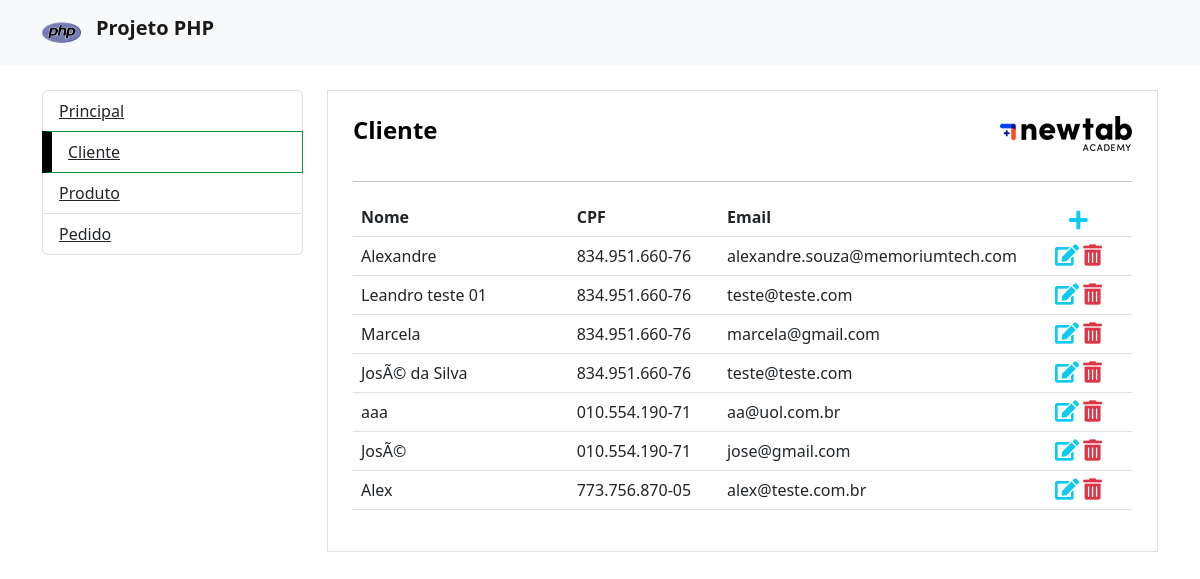
Page /cliente.php on the earlier database version.
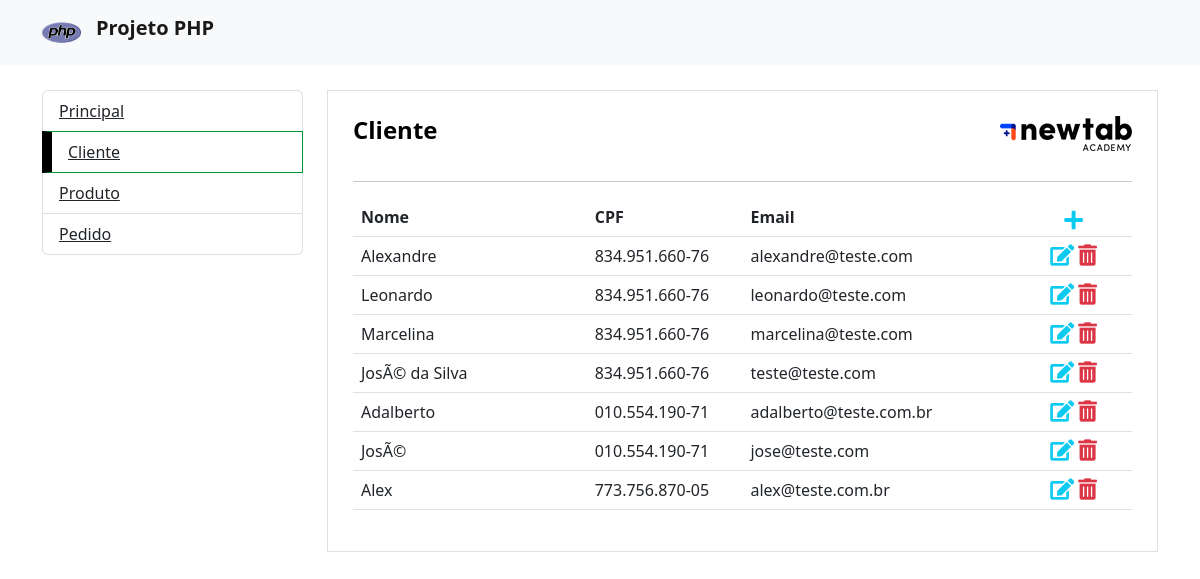
Same page on the later database version.
### tables this page shows
CREATE TABLE `cliente` (
  `Id_Cliente` int(11) NOT NULL AUTO_INCREMENT,
  `NomeCliente` varchar(100) DEFAULT NULL,
  `CPF` varchar(11) DEFAULT NULL,
  `email` varchar(100) DEFAULT NULL,
  `Dt_Cadastro` timestamp NOT NULL DEFAULT CURRENT_TIMESTAMP,
  PRIMARY KEY (`Id_Cliente`)
);

### cfg/controller.php (called while the page is built, shortened)
<?php
require "cfg/service.php";
require "cfg/conexao.php";
$acao = isset($_GET['acao']) ? $_GET['acao'] : $acao;
if (($acao == 'inserir_cliente') || ($acao == 'recuperar_cliente') || ($acao == 'atualizar_cliente') || ($acao == 'remover_cliente')) {
    $op= '1';
} else if (($acao == 'inserir_produto') || ($acao == 'recuperar_produto') || ($acao == 'atualizar_produto') || ($acao == 'remover_produto')) {
    $op= '2';
} else {
	$op= '3';
}
if ($op == '1') {
	if ($acao == 'inserir_cliente') {
		$tarefa = new Tarefa_Cliente();
		$tarefa->__set('nome', $_POST['nome'])
			->__set('cpf', $_POST['cpf'])
			->__set('email', $_POST['email']);
		$conexao = new Conexao();
		$tarefaService = new ClienteService($conexao, $tarefa);
		$tarefaService->inserir_cliente();
		header('Location: cliente.php');
	} else if ($acao == 'recuperar_cliente') {
		$tarefa = new Tarefa_Cliente();
		$conexao = new Conexao();
		$tarefaService = new ClienteService($conexao, $tarefa);
		$tarefascli = $tarefaService->recuperar_cliente();
	} else if ($acao == 'atualizar_cliente') {
		$tarefa = new Tarefa_Cliente();
		$tarefa->__set('id', $_POST['editid'])
			->__set('nome', $_POST['editnome'])
			->__set('cpf', $_POST['editcpf'])
			->__set('email', $_POST['editemail']);
		$conexao = new Conexao();
		$tarefaService = new ClienteService($conexao, $tarefa);
		$tarefaService->atualizar_cliente();
		header('Location: cliente.php');
	} else if ($acao == 'remover_cliente') {
		$tarefa = new Tarefa_Cliente();
		$tarefa->__set('id', $_GET['id_cliente']);
		$conexao = new Conexao();
		$tarefaService = new ClienteService($conexao, $tarefa);
		$tarefaService->remover_cliente();
		header('location: cliente.php');
	} else if ($acao == 'recuperarClienteid') {
		$tarefa = new Tarefa_Cliente();
		$tarefa->__set('id', $_GET['id_cliente']);
		$conexao = new Conexao();
		$tarefaService = new ClienteService($conexao, $tarefa);
		$tarefascli = $tarefaService->recuperarClienteid();
	}
} else if ($op == '2') {
	if ($acao == 'inserir_produto') {
		$tarefap = new Tarefa_Produto();
		$tarefap->__set('cod', $_POST['cod'])
			->__set('nome', $_POST['nome'])
			->__set('valor', str_replace(',', '.', $_POST['valor']));
		$conexao = new Conexao();
		$tarefapService = new ProdutoService($conexao, $tarefap);
		$tarefapService->inserir_produto();
		header('Location: produto.php');
	} else if ($acao == 'recuperar_produto') {
		$tarefap = new Tarefa_Produto();
		$conexao = new Conexao();
		$tarefapService = new ProdutoService($conexao, $tarefap);
		$tarefasprod = $tarefapService->recuperar_produto();
	} else if ($acao == 'remover_produto') {
		$tarefap = new Tarefa_Produto();
		$tarefap->__set('id', $_GET['Id_Produto']);
		$conexao = new Conexao();
		$tarefaService = new ProdutoService($conexao, $tarefap);
		$tarefaService->remover_produto();
		header('location: produto.php');
	} else if ($acao == 'atualizar_produto') {
		$tarefap = new Tarefa_Produto();
		$tarefap->__set('id', $_POST['editid'])
			->__set('cod', $_POST['editcod'])
			->__set('nome', $_POST['editnome'])
			->__set('valor', str_replace(',', '.', $_POST['editvalor']));
		$conexao = new Conexao();
		$tarefaService = new ProdutoService($conexao, $tarefap);
		$tarefaService->atualizar_produto();
		header('Location: produto.php');
	}
} else if ($op == '3') {
	if ($acao == 'recuperar_pedido') {
		$tarefaped = new Tarefa_Pedido();
		$conexao = new Conexao();
		$tarefapService = new PedidoService($conexao, $tarefaped);
		$tarefasped = $tarefapService->recuperar_pedido();
		$tarefaiped = new Tarefa_IPedido();
		$conexao = new Conexao();
		$tarefaipService = new IPedService($conexao, $tarefaiped);
		$tarefasip = $tarefaipService->recuperar_ipedido();
		$tarefa = new Tarefa_Cliente();
		$conexao = new Conexao();
		$tarefaService = new ClienteService($conexao, $tarefa);
		$tarefascli = $tarefaService->recuperar_cli();
		$tarefap = new Tarefa_Produto();
		$conexao = new Conexao();
		$tarefapService = new ProdutoService($conexao, $tarefap);
		$tarefasprod = $tarefapService->recuperar_prod();
	}
}
?>

### cfg/conexao.php (called while the page is built)
<?php
class Conexao {
	private $host = 'localhost';
	private $dbname = 'proj_php';
	private $user = 'york';
	private $pass = 'osan2030';
	public function conectar() {
		try {
			$conexao = new PDO(
				"mysql:host=$this->host;dbname=$this->dbname",
				"$this->user",
				"$this->pass"
			);
			return $conexao;
		} catch (PDOException $e) {
			echo '<p>'.$e->getMessage().'</p>';
		}
	}
}
?>

### cfg/service.php (called while the page is built, shortened)
<?php
class ClienteService
{
	private $conexao;
	public function __construct(Conexao $conexao, Tarefa_Cliente $tarefa)
	{
		$this->conexao = $conexao->conectar();
	}
	public function recuperar_cliente()
	{
		$query = '
			select
			(@row := @row + 1) as INDICE, c.id_Cliente, c.NomeCliente, c.Cpf, c.email, DATE_FORMAT(c.dt_cadastro,"%d/%m/%Y  %Hh%im")  as data_cadastro
			from
				cliente as c ,(SELECT @row := 0) as r
		';
		$stmt = $this->conexao->prepare($query);
		$stmt->execute();
		return $stmt->fetchAll(PDO::FETCH_OBJ);
	}
}
?>

### controller.php (called while the page is built)
<?php
	require_once 'cfg/controller.php';
?>

### cliente.php (the view, shortened to what the changed rows need)
<?php
require 'controller.php';
function mask($val, $mask)
{
	$maskared = '';
	$k = 0;
	for ($i = 0; $i <= strlen($mask) - 1; $i++) {
		if ($mask[$i] == '#') {
			if (isset($val[$k]))
				$maskared .= $val[$k++];
		} else {
			if (isset($mask[$i]))
				$maskared .= $mask[$i];
		}
	}
	return $maskared;
}
?>
<html>
<head>
	<link rel="stylesheet" href="css/estilo.css">
	<link rel="stylesheet" href="https://use.fontawesome.com/releases/v5.3.1/css/all.css"
>
	<link href="https://cdn.jsdelivr.net/npm/bootstrap@5.2.3/dist/css/bootstrap.min.css" rel="stylesheet">
	<link href="https://getbootstrap.com/docs/5.2/assets/css/docs.css" rel="stylesheet">
</head>
<body>
	<div class="container app">
		<div class="row">
			<div class="col-md-9">
				<div class="container pagina">
					<div class="row">
						<div class="col">
							<br>
							<div class="container text-center">
								<div class="row">
									<table class="table table-hover" style="width:100%">
										<thead>
											<tr>
												<th scope="col" style="width: 30%;text-align: left;"><strong>Nome</strong></th>
												<th scope="col" style="width: 20%;text-align: left;"><strong>CPF</strong></th>
												<th scope="col" style="width: 35%;text-align: left;"><strong>Email</strong></th>
												<th scope="col" style="width: 15%;text-align: center;"><span class="fas fa-solid fa-plus fa-lg text-info"
														data-bs-toggle="modal" data-bs-target="#Modalcadastro"
														align="center"></span></th>
											</tr>
										</thead>
										<tbody>
											<?php foreach ($tarefascli as $indice => $tarefa) { ?>
												<tr id="<?= $tarefa->id_Cliente ?>">
													<td style="width: 30%;text-align: left;">
														<?= $tarefa->NomeCliente ?>
													</td>
													<td style="width: 20%;text-align: left;">
														<?= mask($tarefa->Cpf, '###.###.###-##') ?>
													</td>
													<td style="width: 35%;text-align: left;">
														<?= $tarefa->email ?>
													</td>
													<td style="width: 15%;text-align: center;">
														<i class="fas fa-edit fa-lg text-info"
															onclick="editar(<?= $tarefa->id_Cliente ?>, '<?= $tarefa->NomeCliente ?>', '<?= $tarefa->Cpf ?>', '<?= $tarefa->email ?>')"></i>
														<i class="fas fa-trash-alt fa-lg text-danger"
															onclick="remover(<?= $tarefa->id_Cliente ?>)"></i>
													</td>
												</tr>
											<?php } ?>
										</tbody>
									</table>
								</div>
							</div>
						</div>
					</div>
				</div>
			</div>
		</div>
	</div>
</body>
</html>

Differences in the rows shown:
changed cliente "Alexandre": email "alexandre.souza@memoriumtech.com" → "alexandre@teste.com"
changed cliente: NomeCliente "Leandro teste 01" → "Leonardo"; email "teste@teste.com" → "leonardo@teste.com"
changed cliente: NomeCliente "Marcela" → "Marcelina"; email "marcela@gmail.com" → "marcelina@teste.com"
changed cliente: NomeCliente "aaa" → "Adalberto"; email "aa@uol.com.br" → "adalberto@teste.com.br"
changed cliente "JosÃ©": email "jose@gmail.com" → "jose@teste.com"
